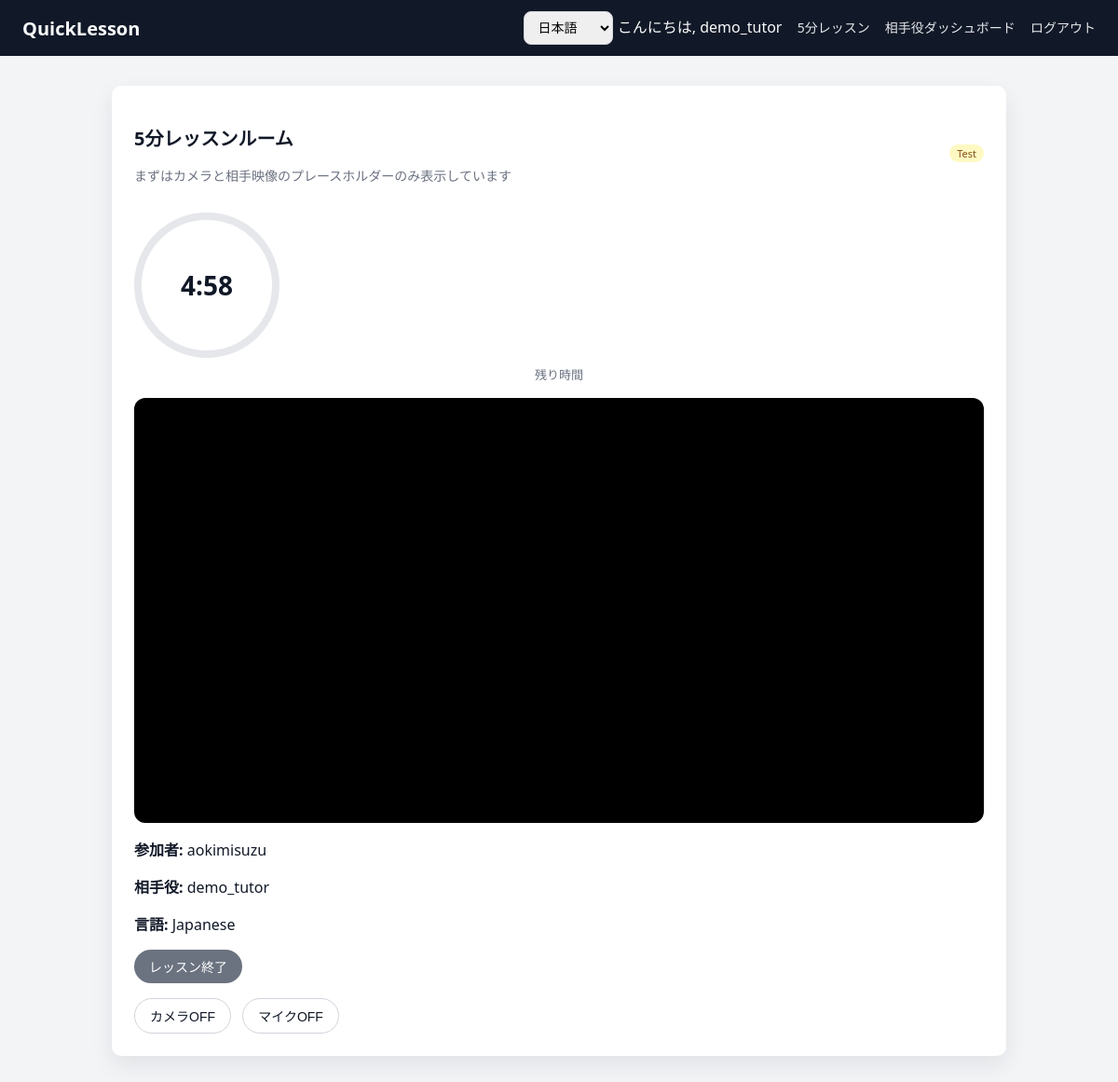
The app's page /lesson/room/1/ (signed in) with its own data.
### core/models/lessons.py (models this page shows, shortened)
class QuickLessonMatch(models.Model):
    request = models.OneToOneField(QuickLessonRequest, on_delete=models.CASCADE)
    tutor = models.ForeignKey(TutorProfile, on_delete=models.CASCADE)
    started_at = models.DateTimeField()
    end_at = models.DateTimeField()
    meeting_url = models.URLField(blank=True)
    price = models.DecimalField(max_digits=8, decimal_places=2, default=0)

class QuickLessonRequest(models.Model):
    STATUS_CHOICES = [
        ("waiting", "Waiting"),
        ("matched", "Matched"),
        ("cancelled", "Cancelled"),
    ]
    PURPOSE_CHOICES = [
        ("lesson", "Lesson"),
        ("interview", "Interview"),
    ]
    student = models.ForeignKey(StudentProfile, on_delete=models.CASCADE)
    language = models.ForeignKey(LessonLanguage, on_delete=models.PROTECT)
    created_at = models.DateTimeField(auto_now_add=True)
    status = models.CharField(
        max_length=20,
        choices=STATUS_CHOICES,
        default="waiting",
    )
    purpose = models.CharField(
        max_length=20,
        choices=PURPOSE_CHOICES,
        default="lesson",
    )

### core/models/users.py (models this page shows, shortened)
class StudentProfile(models.Model):
    user = models.OneToOneField(User, on_delete=models.CASCADE)
    native_language = models.ForeignKey(
        LessonLanguage,
        null=True,
        blank=True,
        on_delete=models.SET_NULL,
    )

class TutorProfile(models.Model):
    user = models.OneToOneField(User, on_delete=models.CASCADE)
    languages = models.ManyToManyField(LessonLanguage, blank=True)
    is_online = models.BooleanField(default=False)
    can_interview = models.BooleanField(default=False)

### core/models/languages.py (models this page shows, shortened)
class LessonLanguage(models.Model):
    code = models.CharField(max_length=10, unique=True)
    name = models.CharField(max_length=50)

### core/views/lesson.py (the view)
# urls.py: path("lesson/room/<int:match_id>/", views.lesson_room, name="lesson_room"),
@login_required
def lesson_room(request, match_id: int):
    match = get_object_or_404(QuickLessonMatch, id=match_id)
    now = timezone.now()
    remaining_seconds = max(0, int((match.end_at - now).total_seconds()))
    context = {
        "match": match,
        "remaining_seconds": remaining_seconds,
    }
    return render(request, "core/lesson_room.html", context)

### templates/core/lesson_room.html (shortened to what this page needs)
{% extends "base.html" %}
{% load i18n %}
{% block content %}
  <div class="card">
    <div class="card-header">
      <div>
        <h2 class="card-title">{% trans "5-minute lesson room" %}</h2>
        <p class="card-subtitle">
          {% trans "First, we only set up your camera and a placeholder for the remote video to design the layout." %}
        </p>
      </div>
      <span class="badge badge-yellow">Test</span>
    </div>
    <div class="center mt-16">
      <div class="timer-circle">
        <span id="timer-display"></span>
      </div>
      <div class="timer-label">{% trans "Remaining time" %}</div>
    </div>
    <div class="mt-16">
      <video id="localVideo"
             class="video-placeholder"
             autoplay
             playsinline
             muted>
      </video>
    </div>
    <div class="mt-16">
      <p><strong>{% trans "Student" %}:</strong> {{ match.request.student.user.username }}</p>
      <p><strong>{% trans "Tutor" %}:</strong> {{ match.tutor.user.username }}</p>
      <p><strong>{% trans "Language" %}:</strong> {{ match.request.language.name }}</p>
    </div>
    <div class="mt-16">
      <button id="leave-btn" class="btn btn-secondary">
        {% trans "End lesson" %}
      </button>
    </div>
    <div class="mt-16">
      <button id="toggle-camera" class="btn btn-outline">
        {% trans "Camera OFF" %}
      </button>
      <button id="toggle-mic" class="btn btn-outline">
        {% trans "Mic OFF" %}
      </button>
    </div>
  </div>
{% endblock %}

### templates/base.html (shortened to what this page needs)
{% load static %}
{% load i18n %}
<!DOCTYPE html>
<html lang="{{ request.LANGUAGE_CODE|default:'ja' }}">
<head>
  <link rel="stylesheet" href="{% static 'css/style.css' %}">
</head>
<body>
  <header class="header">
    <div class="header-title">
      <a href="{% url 'home' %}">QuickLesson</a>
    </div>
    <nav class="header-nav">
      <form action="{% url 'set_language' %}" method="post" style="display:inline;">
        <select name="language" onchange="this.form.submit()">
          <option value="ja" {% if request.LANGUAGE_CODE == "ja" %}selected{% endif %}>日本語</option>
        </select>
      </form>
      {% if user.is_authenticated %}
        <span>{% trans "Hi" %}, {{ user.username }}</span>
        <a href="{% url 'create_request' %}">{% trans "5-minute lesson" %}</a>
        <a href="{% url 'tutor_dashboard' %}">{% trans "Tutor Dashboard" %}</a>
        <a href="{% url 'logout' %}">{% trans "Log out" %}</a>
      {% else %}
        <a href="{% url 'login' %}">{% trans "Log In" %}</a>
      {% endif %}
    </nav>
  </header>
  <main class="container">
    {% block content %}{% endblock %}
  </main>
</body>
</html>

### static/css/style.css (style rules this page uses)
body { margin: 0; font-family: system-ui, -apple-system, BlinkMacSystemFont, "Segoe UI", sans-serif; background: #f3f4f6; color: #111827; }
a { color: #2563eb; text-decoration: none; }
.header { background: #111827; color: #f9fafb; padding: 12px 24px; display: flex; align-items: center; justify-content: space-between; }
.header-title a { color: #f9fafb; font-weight: 700; font-size: 20px; text-decoration: none; }
.header-nav a { color: #e5e7eb; margin-left: 12px; font-size: 14px; }
.container { max-width: 960px; margin: 32px auto; padding: 0 16px; }
.card { background: #ffffff; border-radius: 10px; padding: 24px; box-shadow: 0 10px 25px rgba(15, 23, 42, 0.08); margin-bottom: 24px; }
.card-header { display: flex; justify-content: space-between; align-items: center; margin-bottom: 16px; }
.card-title { font-size: 20px; font-weight: 600; color: #111827; }
.card-subtitle { font-size: 14px; color: #6b7280; }
.btn { display: inline-flex; align-items: center; justify-content: center; padding: 8px 16px; border-radius: 999px; border: none; cursor: pointer; font-size: 14px; font-weight: 500; background: #2563eb; color: #ffffff; }
.btn-secondary { background: #6b7280; }
.btn-outline { background: transparent; border: 1px solid #d1d5db; color: #111827; }
.btn + .btn { margin-left: 8px; }
form { display: flex; flex-direction: column; gap: 12px; }
select, input[type="text"], input[type="email"], input[type="password"] { padding: 8px 10px; border-radius: 8px; border: 1px solid #d1d5db; font-size: 14px; }
.badge { display: inline-block; padding: 2px 8px; border-radius: 999px; font-size: 11px; font-weight: 500; }
.badge-yellow { background: #fef9c3; color: #854d0e; }
.center { text-align: center; }
.mt-16 { margin-top: 16px; }
.timer-circle { width: 140px; height: 140px; border-radius: 999px; border: 8px solid #e5e7eb; display: flex; align-items: center; justify-content: center; font-size: 28px; font-weight: 700; color: #111827; margin-bottom: 8px; }
.timer-label { font-size: 13px; color: #6b7280; }
.video-placeholder { border-radius: 12px; background: #000000; min-height: 260px; display: flex; align-items: center; justify-content: center; color: #9ca3af; font-size: 14px; text-align: center; }
.video-placeholder { border-radius: 12px; background: #000000; min-height: 220px; width: 100%; display: block; }

### records on screen
QuickLessonMatch: request.student.user.username "aokimisuzu", tutor.user.username "demo_tutor", request.language.name "Japanese"

### other values on screen
{{ user.username }} "demo_tutor"
